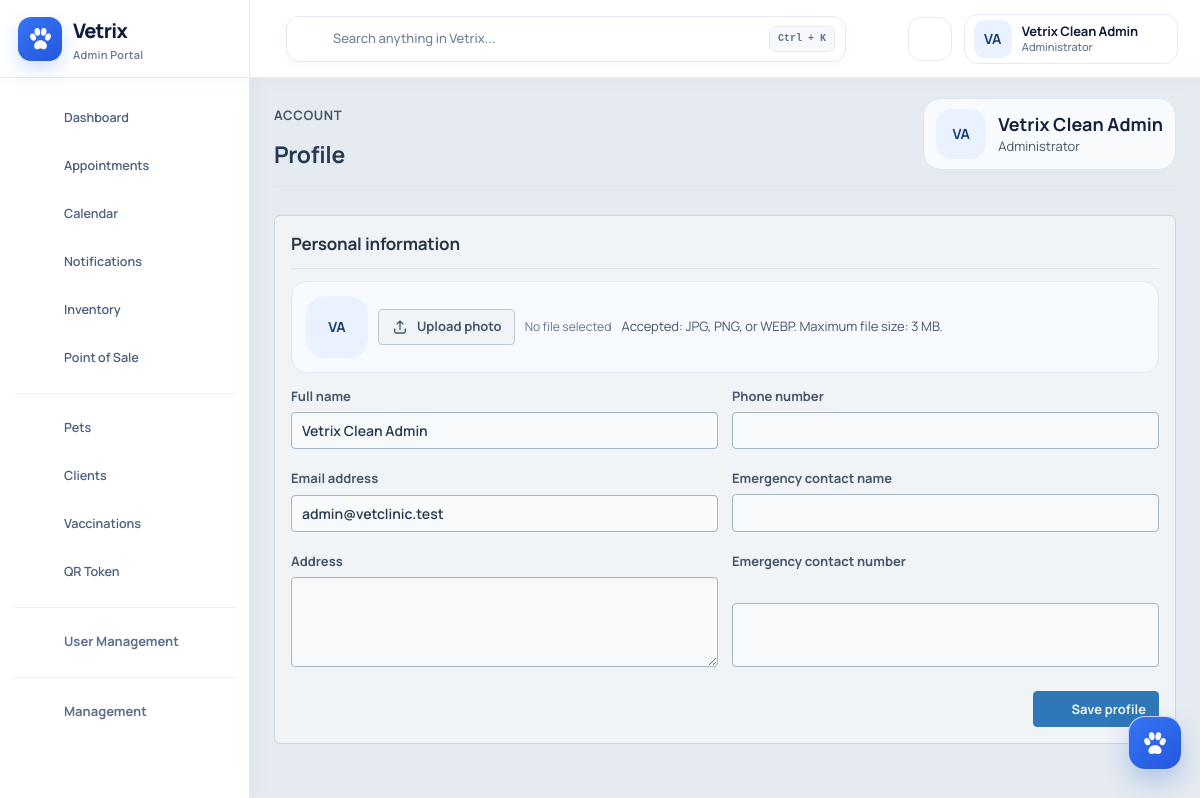
/account/profile.php (signed in), run on the app's committed database.
### tables this page shows
CREATE TABLE `users` (
  `id` int(11) NOT NULL AUTO_INCREMENT,
  `full_name` varchar(120) NOT NULL,
  `email` varchar(120) NOT NULL,
  `phone` varchar(30) DEFAULT NULL,
  `emergency_contact` varchar(120) DEFAULT NULL,
  `emergency_contact_name` varchar(120) DEFAULT NULL,
  `emergency_contact_phone` varchar(40) DEFAULT NULL,
  `address` varchar(255) DEFAULT NULL,
  `profile_photo` varchar(255) DEFAULT NULL,
  `password` varchar(255) NOT NULL,
  `role` enum('admin','veterinarian','staff','client') NOT NULL DEFAULT 'client',
  `account_source` enum('self_registered','admin_created','staff_created','system_seed') DEFAULT 'self_registered',
  `created_by` int(11) DEFAULT NULL,
  `status` enum('pending','approved','active','inactive','rejected') NOT NULL DEFAULT 'pending',
  `approved_by` int(11) DEFAULT NULL,
  `approved_at` datetime DEFAULT NULL,
  `rejected_at` datetime DEFAULT NULL,
  `otp_verified_at` datetime DEFAULT NULL,
  `password_changed_at` datetime DEFAULT NULL,
  `last_login_at` datetime DEFAULT NULL,
  `failed_login_attempts` smallint(5) unsigned NOT NULL DEFAULT 0,
  `locked_until` datetime DEFAULT NULL,
  `deleted_at` datetime DEFAULT NULL,
  `created_at` timestamp NOT NULL DEFAULT current_timestamp(),
  PRIMARY KEY (`id`),
  UNIQUE KEY `email` (`email`),
  KEY `idx_users_role_status` (`role`,`status`),
  KEY `fk_users_created_by` (`created_by`),
  KEY `fk_users_approved_by` (`approved_by`),
  CONSTRAINT `fk_users_approved_by` FOREIGN KEY (`approved_by`) REFERENCES `users` (`id`) ON DELETE SET NULL,
  CONSTRAINT `fk_users_created_by` FOREIGN KEY (`created_by`) REFERENCES `users` (`id`) ON DELETE SET NULL
);

### account/profile.php (the view, shortened to what this page needs)
<?php
require_once "../config/database.php";
require_once "../includes/functions.php";
$user=current_user_record($conn);$title='Profile';include "../includes/header.php";include "../includes/navbar.php";
$sidebar=$role==='admin'?'admin_sidebar.php':($role==='veterinarian'?'vet_sidebar.php':'staff_sidebar.php');
?>
<div class="layout"><?php include "../includes/$sidebar";?><main class="content" id="mainContent">
<header class="page-heading page-heading-profile"><div><span class="eyebrow">Account</span><h1>Profile</h1></div><div class="page-heading-avatar"><?=user_avatar_markup($user,'profile-hero-avatar')?><span><b><?=e($user['full_name'])?></b><small><?=e(role_label($role))?></small></span></div></header>
<section class="surface-card profile-only-card"><div class="section-heading"><div><h2>Personal information</h2></div></div><form method="POST" enctype="multipart/form-data" class="form-stack profile-two-column-form"><?=csrf_field()?><div class="photo-upload-row"><?=user_avatar_markup($user,'settings-avatar')?><label class="button-secondary" for="profilePhoto"><?=ui_icon('upload')?>Upload photo</label><input id="profilePhoto" class="visually-hidden" type="file" name="profile_photo" accept="image/jpeg,image/png,image/webp"><small>Accepted: JPG, PNG, or WEBP. Maximum file size: 3 MB.</small></div><div class="form-grid-two profile-contact-grid"><label class="profile-name-field">Full name<input class="form-control" name="full_name" value="<?=e($user['full_name'])?>" required></label><label class="profile-phone-field">Phone number<input class="form-control" name="phone" value="<?=e($user['phone'])?>"></label><label class="profile-email-field">Email address<input class="form-control" type="email" name="email" value="<?=e($user['email'])?>" required></label><label class="profile-emergency-name-field"><span>Emergency contact name</span><input class="form-control" name="emergency_contact_name" value="<?=e($user['emergency_contact_name']?:split_emergency_contact($user['emergency_contact'])[0])?>"></label><label class="profile-address-field">Address<textarea class="form-control" name="address" rows="3"><?=e($user['address'])?></textarea></label><label class="profile-emergency-phone-field"><span>Emergency contact number</span><input class="form-control profile-emergency-phone-input" name="emergency_contact_phone" value="<?=e($user['emergency_contact_phone']?:split_emergency_contact($user['emergency_contact'])[1])?>"></label></div><div class="form-actions"><button class="button-primary" type="submit"><?=ui_icon('check')?>Save profile</button></div></form></section>
</main></div><?php include "../includes/footer.php";?>

### includes/navbar.php (shortened to what this page needs)
<?php
$navRole = $_SESSION['role'] ?? 'guest';
$homeLink = dashboard_for_role($navRole);
$notifCount = isset($conn) ? get_nav_notification_count($conn, $navRole, current_user_id()) : 0;
$notifLabel = $notifCount > 99 ? '99+' : (string)$notifCount;
$currentUser = isset($conn) ? current_user_record($conn) : [
    'full_name' => $_SESSION['full_name'] ?? 'Vetrix User',
    'role' => $navRole,
    'profile_photo' => null,
];
$portalLabel = match ($navRole) {
    'admin' => 'Admin Portal',
    'veterinarian' => 'Vet Portal',
    'staff' => 'Staff Portal',
    default => 'Vet Care Central',
};
$searchPrompt = match ($navRole) {
    'veterinarian' => 'Search pets, records, appointments...',
    'staff' => 'Search clients, pets, appointments...',
    default => 'Search anything in Vetrix...',
};
?>
<nav class="topbar app-topbar vetrix-topbar" aria-label="Top navigation">
    <div class="vetrix-topbar-brand-area">
            <?= ui_icon('menu') ?>
        <a class="vetrix-topbar-brand" href="<?= app_url($homeLink) ?>" aria-label="Vetrix home">
            <span class="vetrix-topbar-logo" aria-hidden="true"><img src="<?= e(app_url(vetrix_brand_logo_path())) ?>" alt=""></span>
            <span class="vetrix-topbar-brand-copy"><b>Vetrix</b><small><?= e($portalLabel) ?></small></span>
        </a>
        <button class="topbar-icon-button desktop-menu-control" type="button" onclick="toggleSidebarCollapse()" aria-label="Collapse navigation" title="Collapse navigation" aria-expanded="true">
            <?= ui_icon('chevron-left') ?>
        </button>
    </div>
    <div class="vetrix-topbar-center">
        <button class="vetrix-global-search" id="globalSearchButton" type="button" aria-haspopup="dialog" aria-controls="globalSearchDialog">
            <?= ui_icon('search') ?>
            <span><?= e($searchPrompt) ?></span>
            <kbd>Ctrl + K</kbd>
        </button>
    </div>
    <div class="topbar-right vetrix-topbar-actions">
        <button class="topbar-icon-button notification-control" id="notificationButton" type="button" aria-label="Open notifications<?= $notifCount > 0 ? ' (' . $notifLabel . ' new)' : '' ?>" title="Notifications" aria-expanded="false">
            <?= ui_icon('bell') ?>
        </button>
        <button class="vetrix-account-chip" id="accountMenuButton" type="button" aria-haspopup="menu" aria-expanded="false" title="Open profile and account settings">
            <?= user_avatar_markup($currentUser, 'vetrix-account-avatar') ?>
            <span class="vetrix-account-copy"><b data-fit-name><?= e($currentUser['full_name'] ?? 'Vetrix User') ?></b><small><?= e(role_label($navRole)) ?></small></span>
            <span class="vetrix-account-caret"><?= ui_icon('chevron-down') ?></span>
        </button>
    </div>
</nav>

### includes/functions.php (shortened to what this page needs)
<?php
function e($value) {
    return htmlspecialchars($value ?? '', ENT_QUOTES, 'UTF-8');
}
function ui_icon($name, $class = '', $title = '') {
    $body = $icons[$name] ?? $icons['dashboard'];
    $label = $title !== '' ? '<title>' . e($title) . '</title>' : '';
    $classAttr = trim('ui-icon ' . $class);
    return '<svg class="' . e($classAttr) . '" viewBox="0 0 24 24" fill="none" stroke="currentColor" stroke-width="1.8" stroke-linecap="round" stroke-linejoin="round" aria-hidden="true" focusable="false">' . $label . $body . '</svg>';
}
function role_label($role) {
    $labels = [
        'admin' => 'Administrator',
        'veterinarian' => 'Veterinarian',
        'staff' => 'Clinic Staff',
        'client' => 'Client Portal',
    ];
    return $labels[$role] ?? 'Vetrix';
}
function app_url($path = '') {
    $script = str_replace('\\', '/', $_SERVER['SCRIPT_NAME']);
    $dir = rtrim(dirname($script), '/\\');
    $knownFolders = ['/admin', '/vet', '/staff', '/client', '/account', '/includes', '/config', '/api', '/assets'];
    foreach ($knownFolders as $folder) {
        if (substr($dir, -strlen($folder)) === $folder) {
            $dir = substr($dir, 0, -strlen($folder));
            break;
        }
    }
    return $dir . '/' . ltrim($path, '/');
}
function dashboard_for_role($role = null) {
    $role = $role ?? ($_SESSION['role'] ?? '');
    $map = [
        'admin' => 'admin/dashboard.php',
        'veterinarian' => 'vet/dashboard.php',
        'staff' => 'staff/dashboard.php'
    ];
    return $map[$role] ?? 'login.php';
}
function current_user_id() { return $_SESSION['user_id'] ?? null; }
function vetrix_brand_logo_path() {
    $default = 'assets/images/vetrix-logo.svg';
    $pointer = dirname(__DIR__) . '/uploads/profiles/vetrix-brand-logo.txt';
    if (!is_file($pointer)) return $default;
    $relative = trim((string)@file_get_contents($pointer));
    return is_file(dirname(__DIR__) . '/' . $relative) ? $relative : $default;
}
function user_initials($fullName) {
    $parts = preg_split('/\s+/', trim((string)$fullName));
    $parts = array_values(array_filter($parts));
    $first = function_exists('substr') ? substr($parts[0], 0, 1) : substr($parts[0], 0, 1);
    $last = count($parts) > 1 ? (function_exists('substr') ? substr(end($parts), 0, 1) : substr(end($parts), 0, 1)) : '';
    return strtoupper($first . $last);
}
function current_user_record($conn) {
    static $cache = [];
    $uid = (int)current_user_id();
    if (array_key_exists($uid, $cache)) return $cache[$uid];
    $stmt = $conn->prepare("SELECT id,full_name,email,phone,address,emergency_contact,emergency_contact_name,emergency_contact_phone,role,status,profile_photo,deleted_at FROM users WHERE id=? LIMIT 1");
    $stmt->bind_param('i', $uid);
    $stmt->execute();
    $cache[$uid] = $stmt->get_result()->fetch_assoc() ?: null;
    return $cache[$uid];
}
function user_avatar_markup($user, $class = '') {
    $name = $user['full_name'] ?? 'Vetrix User';
    $photo = trim((string)($user['profile_photo'] ?? ''));
    $classes = trim('user-avatar ' . $class);
    return '<span class="' . e($classes) . '" aria-label="' . e($name) . '">' . e(user_initials($name)) . '</span>';
}
function profile_path_for_role($role = null) {
    $role = $role ?? ($_SESSION['role'] ?? '');
    return 'account/profile.php';
}
function get_nav_notification_count($conn, $role = null, $user_id = null) {
    $user_id = (int)($user_id ?? current_user_id());
    $stmt = $conn->prepare("SELECT COUNT(*) AS total FROM notifications WHERE user_id=? AND status='unread' AND title NOT LIKE '[Deleted] %'");
    $stmt->bind_param("i", $user_id);
    $stmt->execute();
    $row = $stmt->get_result()->fetch_assoc();
    return (int)($row['total'] ?? 0);
}
function split_emergency_contact($value) {
    $value = trim((string)$value);
    if ($value === '') return ['', ''];
    return [$value, ''];
}
?>

### assets/css/vetrix-redesign.css (style rules this page uses)
:root { --vetrix-primary: #2F78B7; --vetrix-primary-dark: #245A7A; --vetrix-primary-light: #3478A9; --vetrix-primary-hover: #2865A0; --vetrix-bg-main: #F4F7FA; --vetrix-bg-surface: #FFFFFF; --vetrix-bg-subtle: #F8FAFC; --vetrix-bg-header: #3478A9; --vetrix-border-color: #DDE5EC; --vetrix-border-light: #E8EDF2; --vetrix-border-medium: #CFD8E1; --vetrix-text-primary: #263445; --vetrix-text-secondary: #64748B; --vetrix-text-muted: #94A3B8; --vetrix-text-white: #FFFFFF; --vetrix-status-pending: #F59E0B; --vetrix-status-approved: #10B981; --vetrix-status-completed: #3B82F6; --vetrix-status-cancelled: #EF4444; --vetrix-status-info: #6366F1; --vetrix-status-pending-bg: #FEF3C7; --vetrix-status-approved-bg: #D1FAE5; --vetrix-status-completed-bg: #DBEAFE; --vetrix-status-cancelled-bg: #FEE2E2; --vetrix-status-info-bg: #E0E7FF; --vetrix-success: #10B981; --vetrix-success-bg: #D1FAE5; --vetrix-warning: #F59E0B; --vetrix-warning-bg: #FEF3C7; --vetrix-danger: #EF4444; --vetrix-danger-bg: #FEE2E2; --vetrix-shadow-sm: 0 1px 2px 0 rgba(0, 0, 0, 0.05); --vetrix-shadow-md: 0 4px 6px -1px rgba(0, 0, 0, 0.1); --vetrix-shadow-card: 0 1px 3px 0 rgba(0, 0, 0, 0.1); --vetrix-space-xs: 4px; --vetrix-space-sm: 8px; --vetrix-space-md: 12px; --vetrix-space-lg: 16px; --vetrix-space-xl: 20px; --vetrix-space-2xl: 24px; --vetrix-radius-sm: 4px; --vetrix-radius-md: 6px; --vetrix-radius-lg: 8px; --vetrix-font-family: 'Manrope', -apple-system, BlinkMacSystemFont, 'Segoe UI', sans-serif; --vetrix-font-size-xs: 12px; --vetrix-font-size-sm: 13px; --vetrix-font-size-base: 14px; --vetrix-font-size-md: 15px; --vetrix-font-size-lg: 16px; --vetrix-font-size-xl: 18px; --vetrix-font-size-2xl: 20px; --vetrix-font-size-3xl: 24px; }
.enterprise-ui { font-family: var(--vetrix-font-family); font-size: var(--vetrix-font-size-base); color: var(--vetrix-text-primary); background-color: var(--vetrix-bg-main); line-height: 1.5; -webkit-font-smoothing: antialiased; -moz-osx-font-smoothing: grayscale; }
.enterprise-ui h1, .enterprise-ui h2, .enterprise-ui h3, .enterprise-ui h4, .enterprise-ui h5, .enterprise-ui h6 { color: var(--vetrix-text-primary); font-weight: 600; line-height: 1.3; margin: 0; }
.enterprise-ui .layout { display: flex; min-height: 100vh; background-color: var(--vetrix-bg-main); }

### data on the page
users: full_name "VA VA VA", full_name "Vetrix Clean Admin", email "admin@vetclinic.test"

### other printed values
$portalLabel "Admin Portal"
$searchPrompt "Search anything in Vetrix..."
role_label($navRole) "Administrator"
$link[1] "Dashboard"
$link[1] "Appointments"
$link[1] "Calendar"
$link[1] "Notifications"
$link[1] "Inventory"
$link[1] "Point of Sale"
$link[1] "Pets"
$link[1] "Clients"
$link[1] "Vaccinations"
$link[1] "QR Token"
$section "User Management"
$section "Management"
